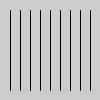
Frame 1 (no input)
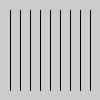
Frame 60 (the mouse pressed at the canvas centre just before this capture)
Frame 120 (the mouse held since frame 60 and released just before this capture): identical to frame 60, image omitted

The Processing sketch that drew these frames (run headless with seeded random() and noise(); from frame 60 on, the mouse is pressed at the canvas centre):

// Processing sketch: processing_9193
// ── processing_9193.pde

//int xPos = 10;

void setup () {
  
}



void draw () {
  for (int i=10; i<100; i+=10) {
    line(i,10,i,90);
  }
  
  
  
  /*while (xPos < 100) {
    println(xPos);
    line(xPos,10,xPos,90);
    xPos+=10;
  }*/
  
  //println("continuing");
}
